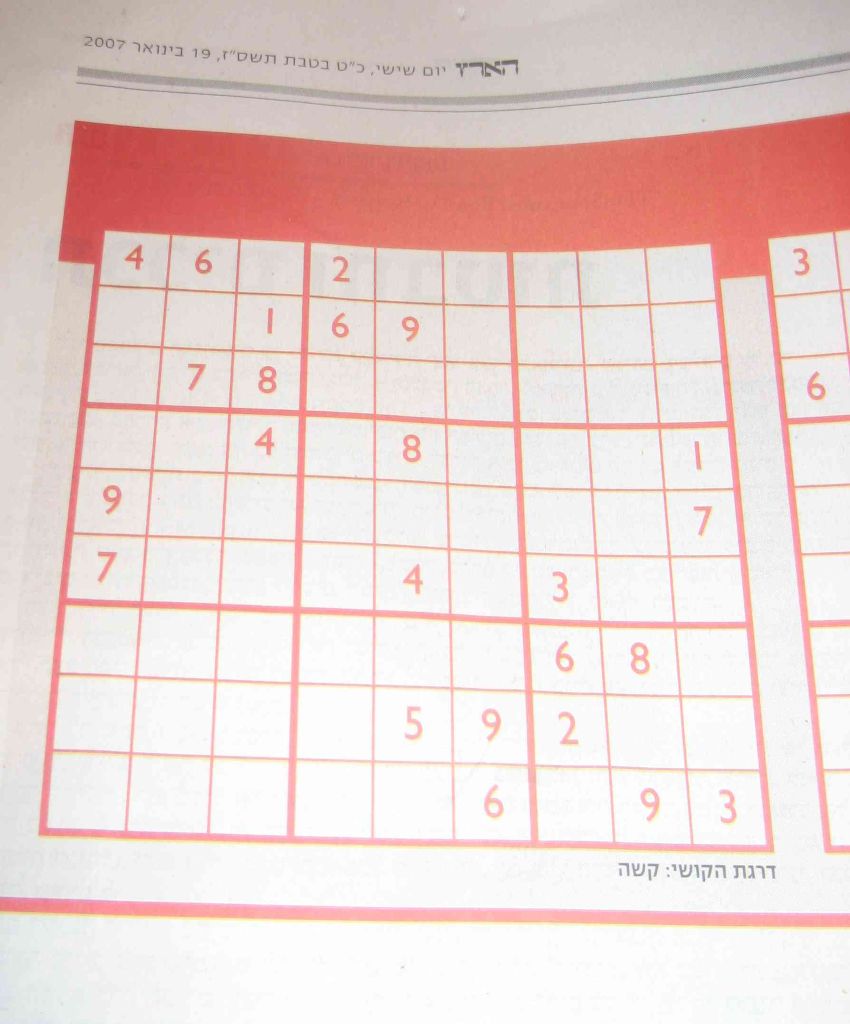
#> input picture ocr/test_images/test1.png, 1700 x 2048 px (shown at 1/2 size)
$ python preprocess.py
#> lines starting #> are read from the running program, lines starting #| are printed output that depends on the picture; after the words box and inside, x2 and y2 are one past the last pixel; in counts of white or black regions, pixels touching at a corner belong together
import cv2 as cv
import numpy as np
from matplotlib import pyplot as plt

# Global debug flag
DEBUG = True

def load_image(image_path):
#> called with image_path = 'test_images/test1.png'
    img = cv.imread(image_path)
#> img is the input picture: shape (2048, 1700, 3); mean B, G, R 209.8, 213.1, 234
    if img is None:
        print(f"Error loading image: {image_path}")
        return None
    return img

def is_darkmode(img, threshold: float = 110.0) -> bool:
    """True if the image has a dark background (light-on-dark / dark mode).

    Uses the median grayscale value: the background dominates the pixel
    count, so the median tracks background brightness and is robust to the
    minority of light digit/grid pixels. Measured medians: dark-mode
    screenshot ~23, light-mode sudokus 185-255 — 110 separates with wide margin.
    """
    gray = cv.cvtColor(img, cv.COLOR_BGR2GRAY) if img.ndim == 3 else img
    return float(np.median(gray)) < threshold

def image_prep(img):
    img_gray = cv.cvtColor(img, cv.COLOR_BGR2GRAY)
    blur_k = getattr(image_prep, '_tune_blur', None) or 9
    img_blur = cv.GaussianBlur(img_gray, (blur_k, blur_k), 0)
    block = getattr(image_prep, '_tune_block', None)
    block = block if block is not None else 11
    c = getattr(image_prep, '_tune_c', None)
    c = c if c is not None else 2
    thresh = cv.adaptiveThreshold(
            img_blur, 255, cv.ADAPTIVE_THRESH_GAUSSIAN_C,
            cv.THRESH_BINARY_INV, block, c)
    return img_blur, thresh

# --- Grid Clustering Logic (For Complex/Adjacent Images) ---
def get_largest_cell_cluster(cell_data):
    if not cell_data: return []

    centers = np.array([[d['cx'], d['cy']] for d in cell_data])
    widths = np.array([d['w'] for d in cell_data])
    heights = np.array([d['h'] for d in cell_data])

    n = len(cell_data)
    adj_matrix = np.zeros((n, n), dtype=bool)

    for i in range(n):
        dx = np.abs(centers[:, 0] - centers[i, 0])
        dy = np.abs(centers[:, 1] - centers[i, 1])

        avg_w = (widths[i] + widths) / 2.0
        avg_h = (heights[i] + heights) / 2.0

        is_horiz_neighbor = (dx < 1.3 * avg_w) & (dy < 0.6 * avg_h)
        is_vert_neighbor  = (dx < 0.6 * avg_w) & (dy < 1.3 * avg_h)

        adj_matrix[i] = is_horiz_neighbor | is_vert_neighbor

    visited = np.zeros(n, dtype=bool)
    components = []

    for i in range(n):
        if not visited[i]:
            comp = []
            queue = [i]
            visited[i] = True
            while queue:
                curr = queue.pop(0)
                comp.append(curr)
                neighbors = np.where(adj_matrix[curr])[0]
                for neighbor in neighbors:
                    if not visited[neighbor]:
                        visited[neighbor] = True
                        queue.append(neighbor)
            components.append(comp)

    largest_comp = max(components, key=len)
    return [cell_data[i] for i in largest_comp]


def find_sudoku_grid(img, thresh, DEBUG=False):
    kernel = cv.getStructuringElement(cv.MORPH_RECT, (3, 3))
    dilate_iters = getattr(find_sudoku_grid, '_tune_dilate', None)
    dilate_iters = dilate_iters if dilate_iters is not None else 1
    thresh_dilated = cv.dilate(thresh, kernel, iterations=dilate_iters)


    img_area = img.shape[0] * img.shape[1]
    sudoku_corners = None

    # ====================================================================
    # ATTEMPT 1: Advanced Topological Grid Clustering (Handles test1, test2)
    # ====================================================================
    contours, hierarchy = cv.findContours(thresh_dilated, cv.RETR_TREE, cv.CHAIN_APPROX_SIMPLE)

    if hierarchy is not None:
        hierarchy = hierarchy[0]
        cnts_with_info = []

        for i, c in enumerate(contours):
            area = cv.contourArea(c)
            if 0.05 * img_area < area < 0.95 * img_area:
                cnts_with_info.append((area, c, i))

        cnts_with_info = sorted(cnts_with_info, key=lambda x: x[0], reverse=True)

        for area, c, i in cnts_with_info:
            child_idx = hierarchy[i][2]
            valid_cell_contours = []

            while child_idx != -1:
                child_c = contours[child_idx]
                child_area = cv.contourArea(child_c)

                if (area / 400) < child_area < (area / 10):
                    valid_cell_contours.append(child_c)

                child_idx = hierarchy[child_idx][0]

            if len(valid_cell_contours) < 40:
                continue

            cell_data = []
            for cc in valid_cell_contours:
                x, y, w, h = cv.boundingRect(cc)
                cx, cy = x + w/2.0, y + h/2.0
                cell_data.append({'cx': cx, 'cy': cy, 'w': w, 'h': h, 'contour': cc})

            main_grid_cells = get_largest_cell_cluster(cell_data)

            if len(main_grid_cells) >= 40:
                filtered_contours = [d['contour'] for d in main_grid_cells]
                all_pts = np.vstack(filtered_contours).reshape(-1, 2)

                # Reject clusters that don't span a full 9x9 — peripheral cells
                # (e.g. coloured border cells in Unknown.png) sometimes fail to
                # threshold as separate contours, shrinking the box. A complete
                # grid spans ~9 median cells per side; require >= 8 (tolerates one
                # clipped edge) so incomplete clusters fall through to ATTEMPT 2.
                _, _, cl_w, cl_h = cv.boundingRect(all_pts)
                med_w = np.median([d['w'] for d in main_grid_cells])
                med_h = np.median([d['h'] for d in main_grid_cells])
                if cl_w < 8.0 * med_w or cl_h < 8.0 * med_h:
                    if DEBUG:
                        print(f"ATTEMPT 1 cluster incomplete ({cl_w/med_w:.1f}x{cl_h/med_h:.1f} cells); skipping")
                    continue

                s = all_pts.sum(axis=1)
                diff = np.diff(all_pts, axis=1)

                top_left = all_pts[np.argmin(s)]
                bottom_right = all_pts[np.argmax(s)]
                top_right = all_pts[np.argmin(diff)]
                bottom_left = all_pts[np.argmax(diff)]

                sudoku_corners = np.array([[top_left], [top_right], [bottom_right], [bottom_left]], dtype=np.int32)
                if DEBUG: print("Found grid using ATTEMPT 1: Topological Clustering")
                break

    # ====================================================================
    # ATTEMPT 2: Classic Polygon Search Fallback (Handles test3)
    # ====================================================================
    if sudoku_corners is None:
        if DEBUG: print("Attempt 1 failed. Falling back to ATTEMPT 2: Classic Polygon Search")

        contours_fallback, _ = cv.findContours(thresh_dilated, cv.RETR_LIST, cv.CHAIN_APPROX_SIMPLE)
        contours_fallback = sorted(contours_fallback, key=cv.contourArea, reverse=True)

        for c in contours_fallback:
            area = cv.contourArea(c)

            if area < (img_area * 0.05):
                continue

            perimeter = cv.arcLength(c, True)
            approx = cv.approxPolyDP(c, 0.02 * perimeter, True)

            if len(approx) == 4:
                sudoku_corners = approx
                break

    # ====================================================================
    # ATTEMPT 3: Edge-to-edge digital grid (fills the frame, no outer border).
    # Handles screenshots like failing2.png. Last resort: only fires when a
    # dense cluster of cell-sized blobs covers most of a roughly-square frame,
    # so genuine no-grid images still return None (-> worker saves the failure).
    # ====================================================================
    if sudoku_corners is None:
        h, w = img.shape[:2]
        if 0.8 < (w / h) < 1.25:
            blob_data = []
            for c in contours_fallback:
                a = cv.contourArea(c)
                if 0.0005 * img_area < a < 0.05 * img_area:
                    x, y, bw, bh = cv.boundingRect(c)
                    blob_data.append({'cx': x + bw / 2.0, 'cy': y + bh / 2.0,
                                      'w': bw, 'h': bh, 'contour': c})
            if len(blob_data) >= 40:
                cluster = get_largest_cell_cluster(blob_data)
                if len(cluster) >= 40:
                    pts = np.vstack([d['contour'] for d in cluster]).reshape(-1, 2)
                    _, _, cbw, cbh = cv.boundingRect(pts)
                    if (cbw * cbh) / img_area >= 0.5:
                        sudoku_corners = np.array(
                            [[[0, 0]], [[w - 1, 0]], [[w - 1, h - 1]], [[0, h - 1]]],
                            dtype=np.int32)
                        if DEBUG:
                            print("Found grid using ATTEMPT 3: Full-frame fallback")

    # Drawing
    if DEBUG:
        draw_with_contours(img, sudoku_corners, thresh)

    return sudoku_corners


def draw_with_contours(img, sudoku_corners, thresh):
    img_with_contours = img.copy()

    if sudoku_corners is not None:
        cv.polylines(img_with_contours, [sudoku_corners], isClosed=True, color=(40, 190, 244), thickness=10)
    else:
        print("Could not find a 4-sided Sudoku grid.")

    fig, (ax1, ax2) = plt.subplots(1, 2, figsize=(14, 7))
    ax1.imshow(thresh, cmap="gray")
    ax1.set_title("Standard Threshold")
    ax2.imshow(cv.cvtColor(img_with_contours, cv.COLOR_BGR2RGB))
    ax2.set_title("Final 9x9 Bounding Box")
    plt.show()

def flatten_img(img, sudoku_corners):
    pts = sudoku_corners.reshape(4, 2)
    rect = np.zeros((4, 2), dtype="float32")

    s = pts.sum(axis=1)
    rect[0] = pts[np.argmin(s)]
    rect[2] = pts[np.argmax(s)]

    diff = np.diff(pts, axis=1)
    rect[1] = pts[np.argmin(diff)]
    rect[3] = pts[np.argmax(diff)]

    dst = np.array([[0, 0], [449, 0], [449, 449], [0, 449]], dtype="float32")

    matrix = cv.getPerspectiveTransform(rect, dst)
    flattened = cv.warpPerspective(img, matrix, (450, 450))
    return flattened

def show_flattened(image: np.ndarray, title: str = "OpenCV DEBUG") -> None:
    plt.figure(figsize=(8, 8))
    plt.title(title)
    if len(image.shape) == 3:
        display_img = cv.cvtColor(image, cv.COLOR_BGR2RGB)
        plt.imshow(display_img)
    else:
        plt.imshow(image, cmap="gray")
    plt.axis("off")
    plt.show()

def do_preprocess(img, DEBUG=False):
    if is_darkmode(img):
#> in is_darkmode, `gray = cv.cvtColor(img, cv.COLOR_BGR2GRAY) if img.ndim == 3 else img`:
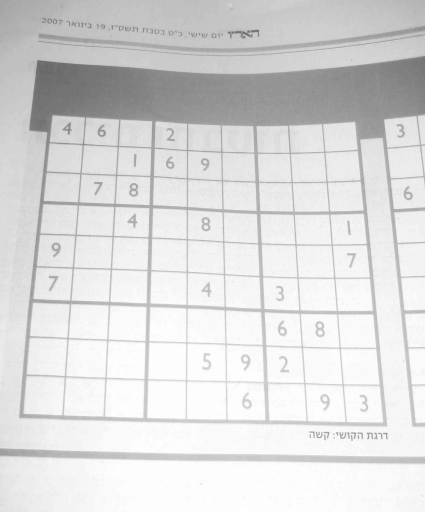
#> gray: shape (2048, 1700) (shown at 1/4 size); min 80, max 255, mean 219
        if DEBUG:
            print("Dark mode detected — inverting image")
        img = cv.bitwise_not(img)
    img_ready, thresh = image_prep(img)
#> in image_prep, `thresh = cv.adaptiveThreshold( img_blur, 255, cv.ADAPTIVE_THRESH_GAUSS..`:
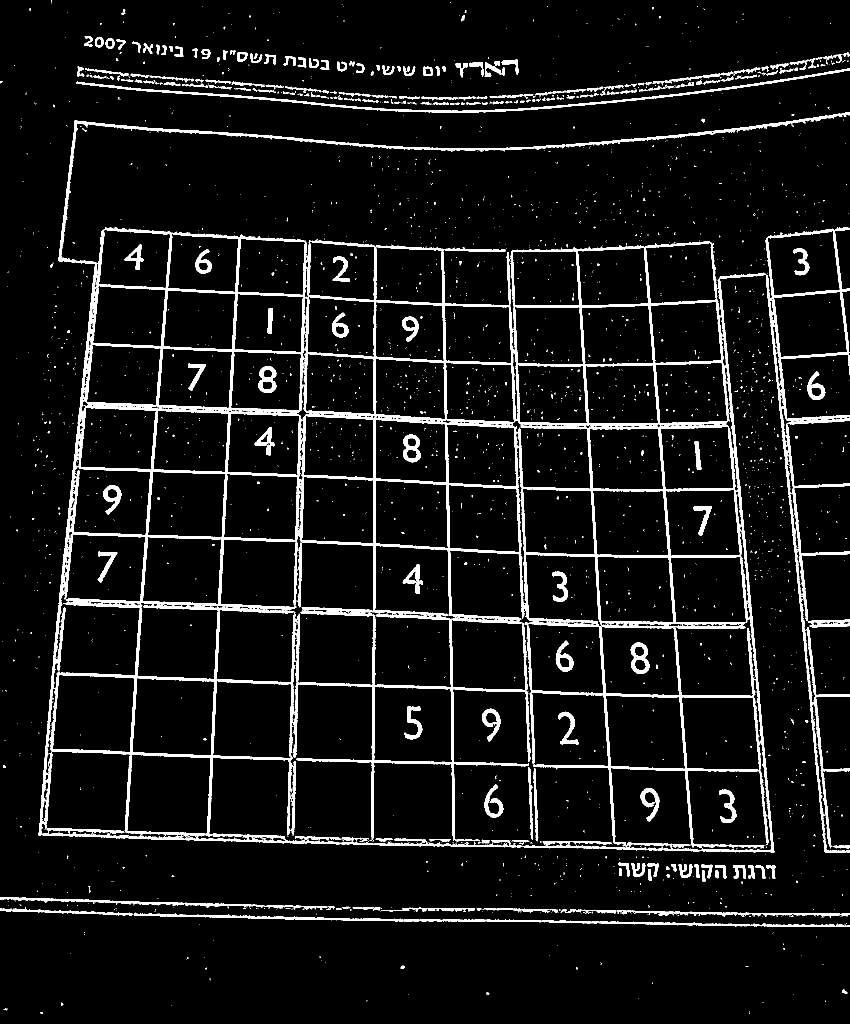
#> thresh: shape (2048, 1700) (shown at 1/2 size); 7.3% white; 2533 white regions (2274 under 20 px), largest, box (x1, y1, x2, y2) and area: (76, 224, 1700, 1706) 182587, (152, 137, 1700, 226) 6148, (268, 1825, 1700, 1854) 5714

    sudoku_corners = find_sudoku_grid(img, thresh, DEBUG=DEBUG)
#> in find_sudoku_grid, `thresh_dilated = cv.dilate(thresh, kernel, iterations=dilate_iters)`:
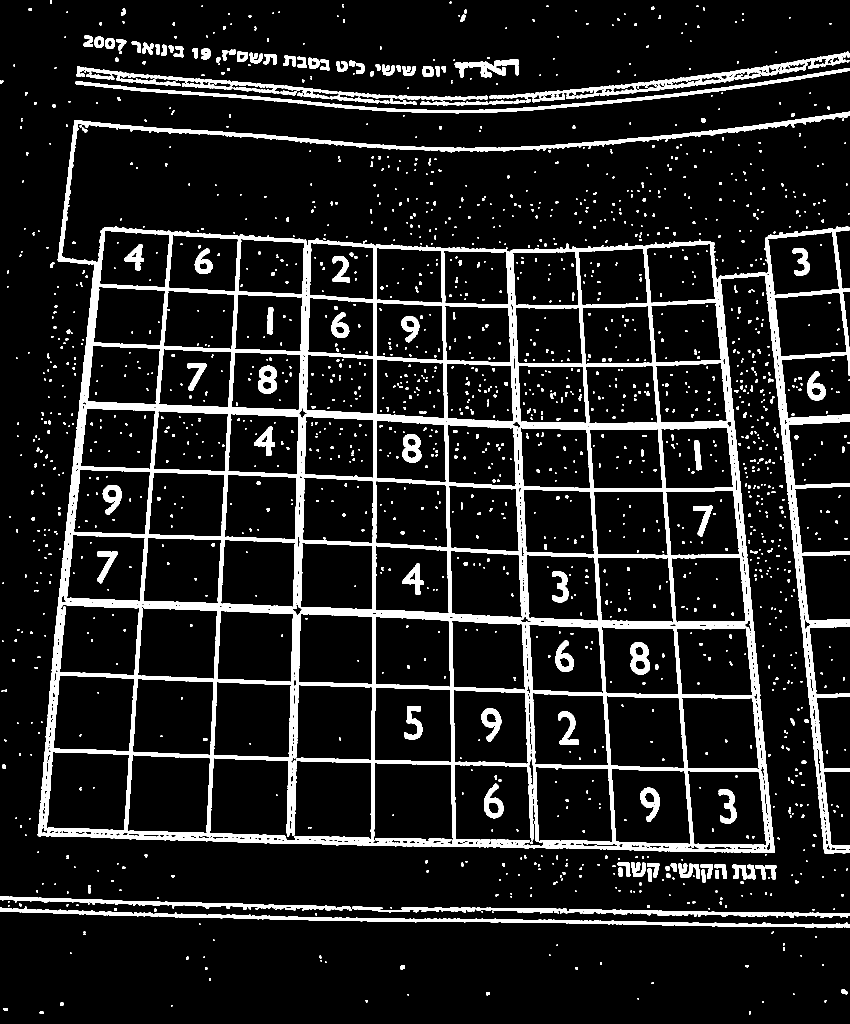
#> thresh_dilated: shape (2048, 1700) (shown at 1/2 size); 11.6% white; 1824 white regions (1131 under 20 px)
#> in find_sudoku_grid, `contours, hierarchy = cv.findContours(thresh_dilated, cv.RETR_TREE, cv..`: contours = 2473 contours, 1837 with area under 20; largest, box (x1, y1, x2, y2) and area: (75, 223, 1700, 1707) 1711056, (906, 1379, 1226, 1693) 65657, (419, 1514, 744, 1683) 45899, (255, 1509, 421, 1667) 23634, (736, 1525, 907, 1690) 23452
#> the loop in find_sudoku_grid, `for i, c in enumerate(contours):` made 2473 passes
#> area on passes 1, 3, 5: 27, 35, 35.5
#> after the loop in find_sudoku_grid, `for i, c in enumerate(contours):`: cnts_with_info = 1 item
#> the loop in find_sudoku_grid, `for area, c, i in cnts_with_info:` made 1 pass
#> (area, i, n in get_largest_cell_cluster, cl_w, cl_h, med_w, med_h) on pass 1: (1711056, 853, 80, 1440, 1233, 146.5, 131)
#> (printed output is left out)
#> in draw_with_contours, `cv.polylines(img_with_contours, [sudoku_corners], isClosed=True, color..`:
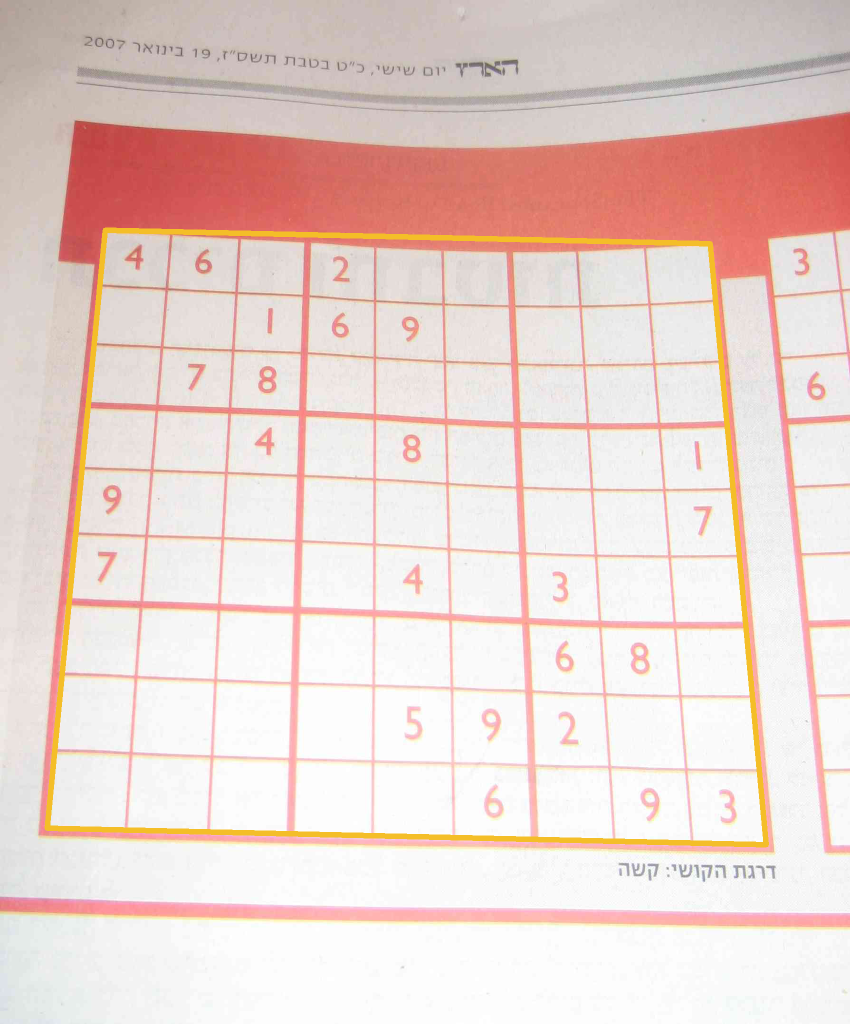
#> img_with_contours: shape (2048, 1700, 3) (shown at 1/2 size); 1.59% of pixels changed, all inside (x1, y1, x2, y2) = (89, 455, 1538, 1695)
#> in draw_with_contours, `plt.show()`:
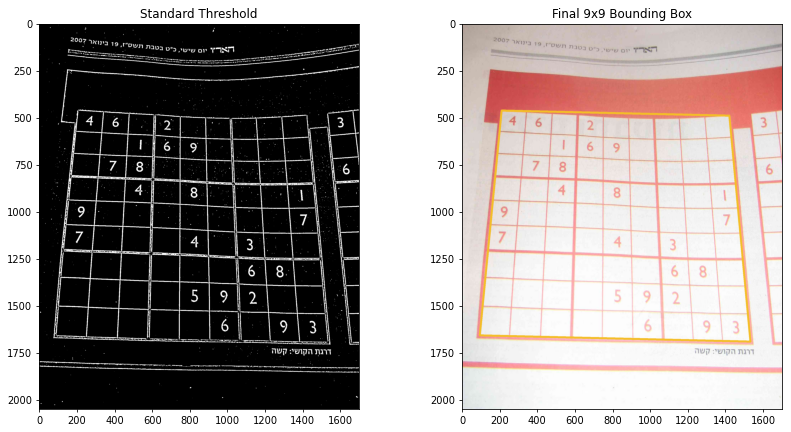
#> figure drawn by matplotlib, 2 panels
#> sudoku_corners = [[210, 460], [1420, 487], [1532, 1689], [94, 1656]]

    if sudoku_corners is not None:
        flat_img = flatten_img(img, sudoku_corners)
#> in flatten_img, `pts = sudoku_corners.reshape(4, 2)`: pts has the same summary as sudoku_corners in do_preprocess
#> in flatten_img, `s = pts.sum(axis=1)`: s = [670, 1907, 3221, 1750]
#> in flatten_img, `diff = np.diff(pts, axis=1)`: diff = [250, -933, 157, 1562]
#> in flatten_img, `flattened = cv.warpPerspective(img, matrix, (450, 450))`:
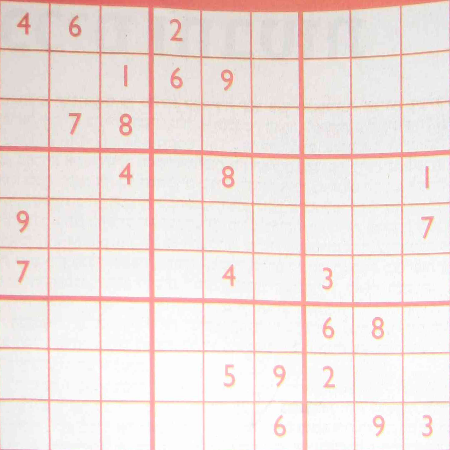
#> flattened: shape (450, 450, 3); mean B, G, R 225.2, 228.4, 240.7

        if DEBUG:
            show_flattened(flat_img, "Flattened Sudoku Grid")

        return flat_img, sudoku_corners
    else:
        print("Warning: Could not isolate Sudoku grid. Returning None.")
        return None, None

if __name__ == "__main__":
    img = load_image("test_images/test1.png")
    if img is not None:
        do_preprocess(img, DEBUG=DEBUG)
